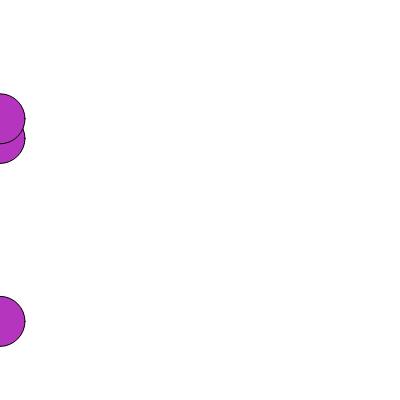
Frame 1 (no input)
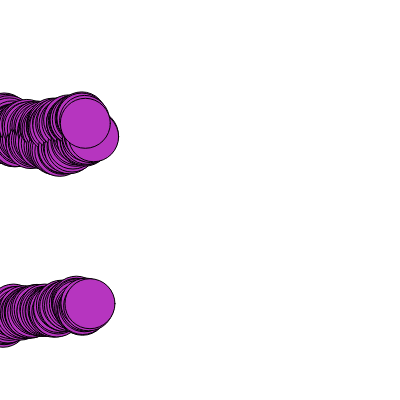
Frame 60 (no input)
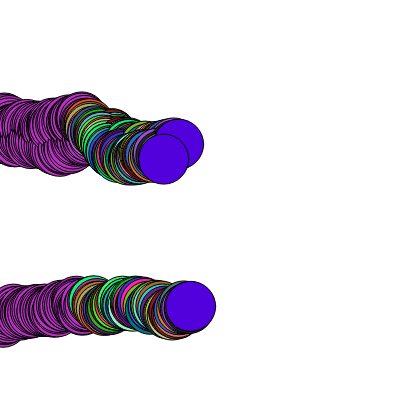
Frame 120 (the mouse pressed at the canvas centre since frame 60)

The p5.js sketch that drew these frames (run headless with seeded random() and noise() and a simulated clock; from frame 60 on, the mouse is pressed at the canvas centre):

// p5.js sketch
// ── sketch.js
//Váriaveis
let cor;
let x;
let y;

function setup() {
  createCanvas(400, 400);
  background("white");
  cor = color(random(0, 255), random(0, 255), random(0, 255));
  x = [0, 0, 0];
  y = [random(height), random(height), random(height)];
}

function draw() {
  //Círculo
  fill(cor);

  for (let contador in x) {
    circle(x[contador], y[contador], 50);
    x[contador] += random(0, 3);
    y[contador] += random(-3, 3);
    
    if (x[contador] >= width) {
    x[contador] = 0;
  }
  }
  // console.log (contador)

  //Interação
  if (mouseIsPressed) {
    cor = color(random(0, 255), random(0, 255), random(0, 255));
  }
}
